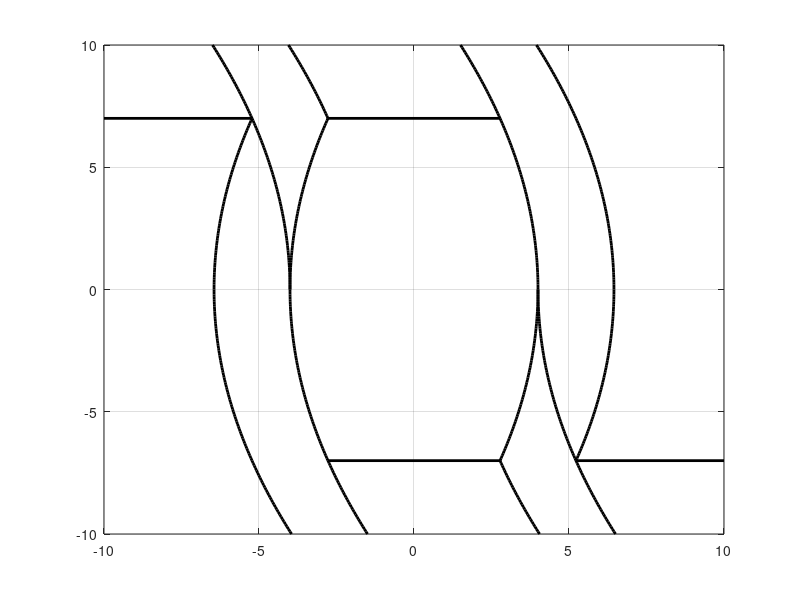

Reproduce this figure in MATLAB. (Note: this script raises an error after producing the figure.)
% 
% 
% u = 20; am = 5; vm = 5;
% a1 = -10:0.1:-am;
% a2 = -am:0.1:10;
% a3 = -10:0.1:am;
% a4 =  am:0.1:10;
% 
% pu =  1/(2*u)*a1.^2 + vm - 1/u*am^2;
% pd = -1/(2*u)*a2.^2 + vm;
% mu =  1/(2*u)*a3.^2 - vm;
% md = -1/(2*u)*a4.^2 - vm + 1/u*am^2;
% 
% for k=1:1000
% 
%     figure(1);clf
%     hold on
%     box on
%     grid on
%     plot(pu,a1,'linewidth',3)
%     plot(pd,a2,'linewidth',3)
%     plot(mu,a3,'linewidth',3)
%     plot(md,a4,'linewidth',3)
%     plot([-10 vm-1/2/u*am^2],[am am])
%     plot([-vm+1/2/u*am^2 10],[-am -am])
% 
%     init = 20*(rand(3,1)-0.5);
%     [sts,tsq,isq] = frontPart2(init,[0 0 0],[u am vm]);
% 
%     plot(sts{1}(2),sts{1}(3),'ok')
%     plot(sts{2}(2),sts{2}(3),'sqk')
%     plot(sts{3}(2),sts{3}(3),'*k')
%     
%     axis equal
%     axis([-10 10 -10 10])
%     keyboard
% end

%%
% u = 20; am = 5; vm = 5;
% a2 = -10:0.1:am;
% a1 =  am:0.1:10;
% a4 = -10:0.1:-am;
% a3 = -am:0.1:10;
% 
% pu =  1/(2*u)*a1.^2 + vm - 1/u*am^2;
% pd = -1/(2*u)*a2.^2 + vm;
% mu =  1/(2*u)*a3.^2 - vm;
% md = -1/(2*u)*a4.^2 - vm + 1/u*am^2;
% 
% for k=1:1000
% clc
%     figure(1);clf
%     hold on
%     box on
%     grid on
%     plot(pu,a1,'linewidth',3)
%     plot(pd,a2,'linewidth',3)
%     plot(mu,a3,'linewidth',3)
%     plot(md,a4,'linewidth',3)
%     plot(-[-10 vm-1/2/u*am^2],[am am],'linewidth',3)
%     plot(-[-vm+1/2/u*am^2 10],[-am -am],'linewidth',3)
% 
%     final = 20*(rand(3,1)-0.5);
%     [sts,tsq,isq] = backPart2([0 0 0],final,[u am vm]);
% 
% %     init = 20*(rand(3,1)-0.5);
% %     [sts,tsq,isq] = frontPart2(init,[0 0 0],[u am vm]);
% % 
%     plot(sts{1}(2),sts{1}(3),'ok')
%     plot(sts{2}(2),sts{2}(3),'sqk')
%     plot(sts{3}(2),sts{3}(3),'*k')
%     
%     axis equal
%     axis([-10 10 -10 10])
%     keyboard
% end

%%
u = 20; am = 7; vm = 4;
a1 = -10:0.1:-am;
a2 = -am:0.1:10;
a3 = -10:0.1:am;
a4 =  am:0.1:10;
a5 = -10:0.1:0;
a6 =  0:0.1:10;

pu =  1/(2*u)*a1.^2 + vm - 1/u*am^2;
pd = -1/(2*u)*a2.^2 + vm;
mu =  1/(2*u)*a3.^2 - vm;
md = -1/(2*u)*a4.^2 - vm + 1/u*am^2;

ppu =  1/(2*u)*a5.^2 + vm;
ppd = -1/(2*u)*a2.^2 + vm + 1/u*am^2;
mmu =  1/(2*u)*a3.^2 - vm - 1/u*am^2;
mmd = -1/(2*u)*a6.^2 - vm;


figure(1);clf;clc;
hold on
box on
grid on
plot(pu,a1,'k','linewidth',2)
plot(pd,a2,'k','linewidth',2)
plot(mu,a3,'k','linewidth',2)
plot(md,a4,'k','linewidth',2)
plot(ppu,a5,'k','linewidth',2)
plot(ppd,a2,'k','linewidth',2)
plot(mmu,a3,'k','linewidth',2)
plot(mmd,a6,'k','linewidth',2)

plot([-10 -vm-1/2/u*am^2],[am am],'k','linewidth',2)
plot([-vm+1/2/u*am^2 vm-1/2/u*am^2],[am am],'k','linewidth',2)

plot([vm+1/2/u*am^2 10],[-am -am],'k','linewidth',2)
plot([-vm+1/2/u*am^2 vm-1/2/u*am^2],[-am -am],'k','linewidth',2)

init = 20*(rand(3,1)-0.5);

[sts,tsq,isq] = frontPart3(init,[0 0 0],[u am vm]);
plot(sts{1}(2),sts{1}(3),'sqk')
plot(sts{2}(2),sts{2}(3),'dk')
plot(sts{3}(2),sts{3}(3),'xk')
plot(sts{4}(2),sts{4}(3),'*k')

%%
u = 20; am = 6.5; vm = 5;
a1 = -10:0.1:-am;
a2 = -am:0.1:10;
a3 = -10:0.1:am;
a4 =  am:0.1:10;
a5 = -10:0.1:0;
a6 =  0:0.1:10;

pu =  1/(2*u)*a4.^2 + vm - 1/u*am^2;
pd = -1/(2*u)*a3.^2 + vm;
mu =  1/(2*u)*a2.^2 - vm;
md = -1/(2*u)*a1.^2 - vm + 1/u*am^2;

ppu =  1/(2*u)*a6.^2 + vm;
ppd = -1/(2*u)*a3.^2 + vm + 1/u*am^2;
mmu =  1/(2*u)*a2.^2 - vm - 1/u*am^2;
mmd = -1/(2*u)*a5.^2 - vm;

figure(1);clf;clc;
hold on
box on
grid on
plot(pu,a4,'k','linewidth',2)
plot(pd,a3,'k','linewidth',2)
plot(mu,a2,'k','linewidth',2)
plot(md,a1,'k','linewidth',2)
plot(ppu,a6,'k','linewidth',2)
plot(ppd,a3,'k','linewidth',2)
plot(mmu,a2,'k','linewidth',2)
plot(mmd,a5,'k','linewidth',2)

plot(flip(-[-10 -vm-1/2/u*am^2]),[am am],'k','linewidth',2)
plot([-vm+1/2/u*am^2 vm-1/2/u*am^2],[am am],'k','linewidth',2)

plot(flip(-[vm+1/2/u*am^2 10]),[-am -am],'k','linewidth',2)
plot([-vm+1/2/u*am^2 vm-1/2/u*am^2],[-am -am],'k','linewidth',2)

% for kk = 1:1000000
% final = 20*(rand(3,1)-0.5); 
% [sts,tsq,isq] = backPart3([0 0 0],final,[u am vm]);
% aaa = sts{1};
% % plot(sts{1}(2),sts{1}(3),'sqk')
% % plot(sts{2}(2),sts{2}(3),'dk')
% % plot(sts{3}(2),sts{3}(3),'xk')
% % plot(sts{4}(2),sts{4}(3),'*k')
% end
